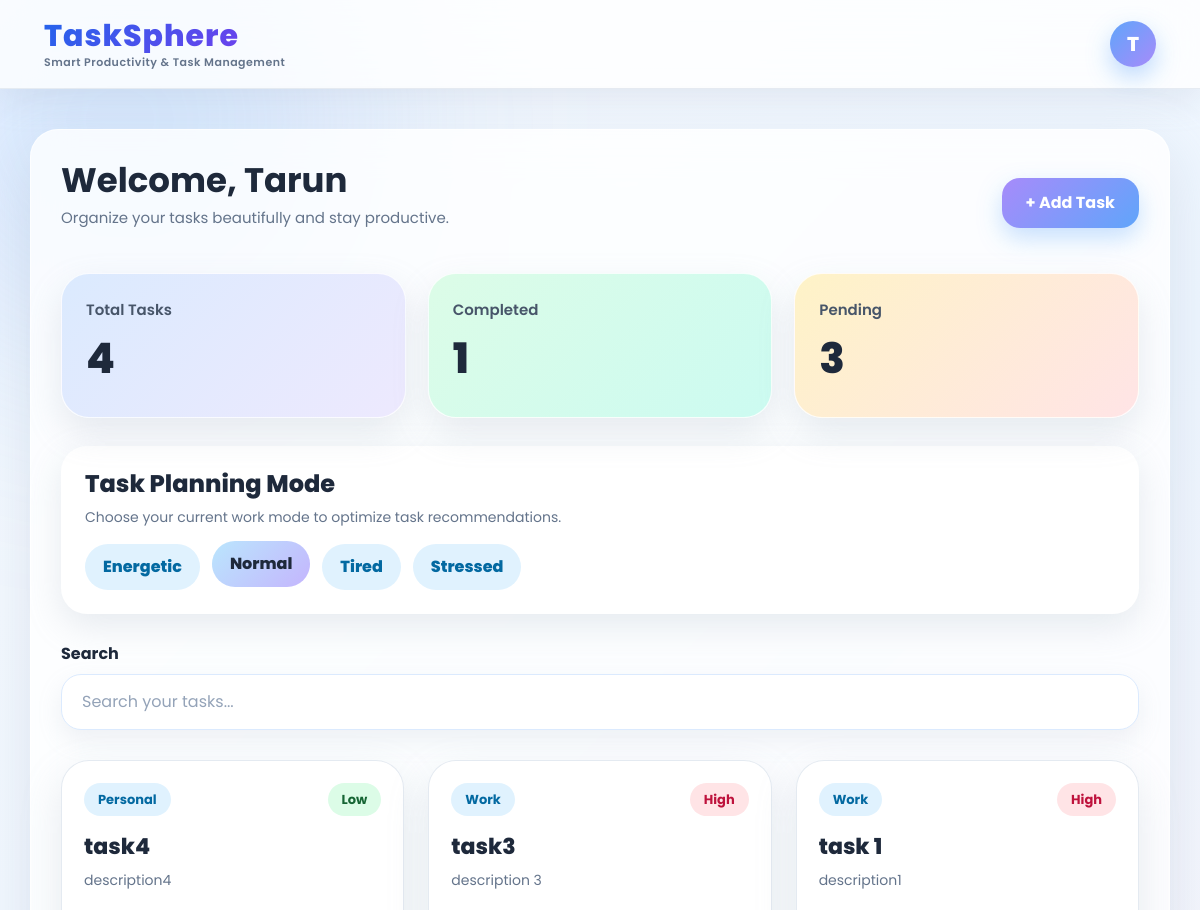
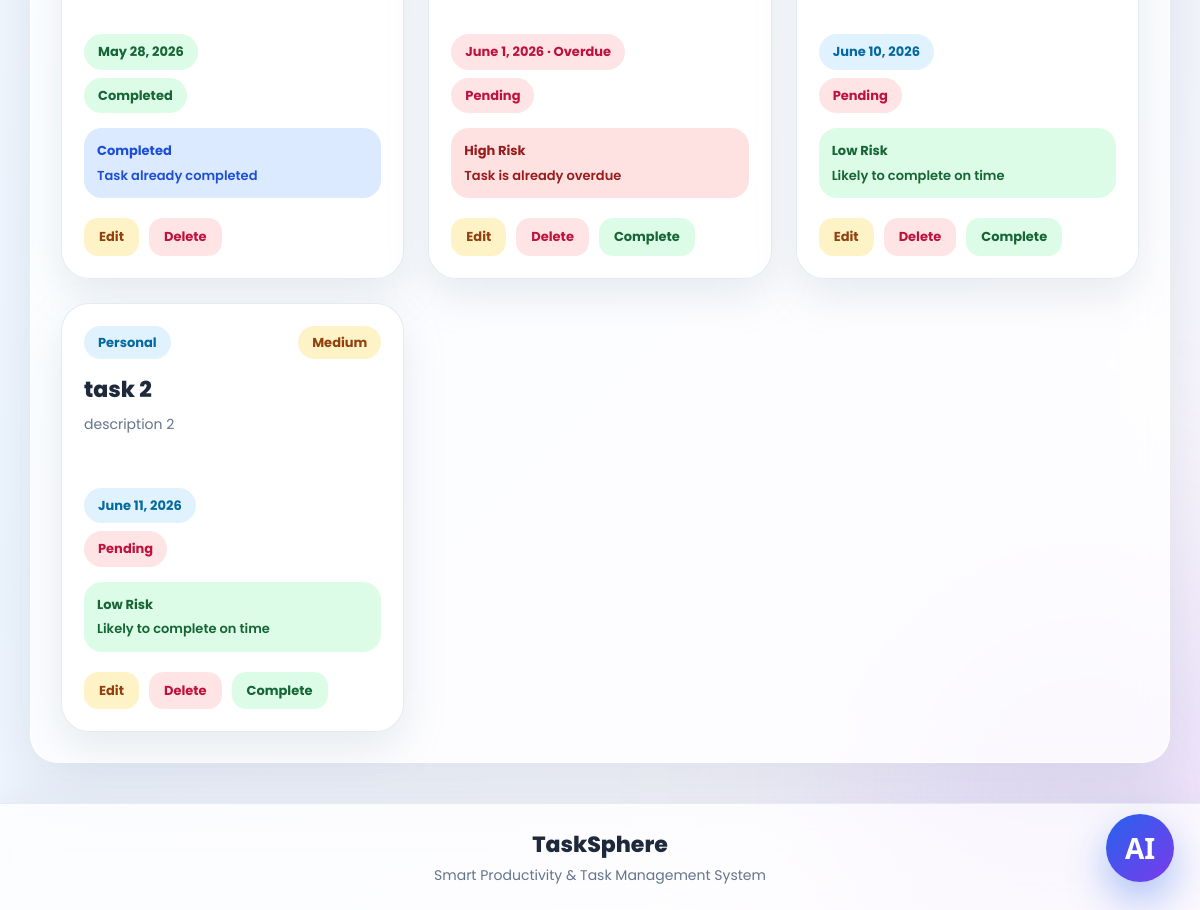
The app's page / (signed in) with its own data (2 pictures, top to bottom).
### tasks/models.py (models this page shows, shortened)
class Task(models.Model):
    CATEGORY_CHOICES = [
    ('Work', 'Work'),
    ('Personal', 'Personal'),
    ('Study', 'Study'),
    ('Shopping', 'Shopping'),
    ]
    PRIORITY_CHOICES = [
        ('High', 'High'),
        ('Medium', 'Medium'),
        ('Low', 'Low'),
    ]
    user = models.ForeignKey(User, on_delete=models.CASCADE, null=True, blank=True)
    title = models.CharField(max_length=200)
    description = models.TextField()
    priority = models.CharField(max_length=10, choices=PRIORITY_CHOICES)
    category = models.CharField(max_length=20, choices=CATEGORY_CHOICES)
    due_date = models.DateField()
    completed = models.BooleanField(default=False)
    created_at = models.DateTimeField(auto_now_add=True)

### tasks/views.py (the view)
# urls.py: path('', views.task_list, name='task_list'),
@login_required
def task_list(request):
    today = date.today()
    tasks = Task.objects.filter(user=request.user)
    search = request.GET.get('search')
    status = request.GET.get('status')
    mood = request.GET.get('mood', 'normal')
    if search:
        tasks = tasks.filter(title__icontains=search)
    if status == 'pending':
        tasks = tasks.filter(completed=False)
    elif status == 'completed':
        tasks = tasks.filter(completed=True)
    priority_order = Case(
        When(priority='High', then=Value(1)),
        When(priority='Medium', then=Value(2)),
        When(priority='Low', then=Value(3)),
        default=Value(4),
        output_field=IntegerField()
    )
    if status == 'completed':
        tasks = tasks.order_by('-due_date')
    elif mood == 'energetic':
        tasks = tasks.annotate(priority_rank=priority_order).order_by(
            'completed',
            'due_date',
            'priority_rank'
        )
    elif mood == 'tired':
        tasks = tasks.annotate(priority_rank=priority_order).order_by(
            'completed',
            '-priority_rank',
            'due_date'
        )
    elif mood == 'stressed':
        tasks = tasks.filter(completed=False).annotate(
            priority_rank=priority_order
        ).order_by('due_date', 'priority_rank')[:3]
    else:
        tasks = tasks.order_by('due_date')
    completed_count = Task.objects.filter(
        user=request.user,
        completed=True
    ).count()
    pending_count = Task.objects.filter(
        user=request.user,
        completed=False
    ).count()
    overdue_count = Task.objects.filter(
        user=request.user,
        completed=False,
        due_date__lt=today
    ).count()
    for task in tasks:
        if task.completed:
            task.risk_label = "Completed"
            task.risk_class = "risk-safe"
            task.risk_message = "Task already completed"
        else:
            days_left = (task.due_date - today).days
            if days_left < 0:
                task.risk_label = "High Risk"
                task.risk_class = "risk-high"
                task.risk_message = "Task is already overdue"
            elif days_left <= 2 and task.priority == 'High':
                task.risk_label = "High Risk"
                task.risk_class = "risk-high"
                task.risk_message = "High priority task with very less time"
            elif days_left <= 3 or overdue_count >= 3:
                task.risk_label = "Medium Risk"
                task.risk_class = "risk-medium"
                task.risk_message = "Deadline is close"
            else:
                task.risk_label = "Low Risk"
                task.risk_class = "risk-low"
                task.risk_message = "Likely to complete on time"
    context = {
        'tasks': tasks,
        'completed_count': completed_count,
        'pending_count': pending_count,
        'today': today,
        'selected_mood': mood,
    }
    return render(request, 'tasks/task_list.html', context)

### tasks/templates/tasks/task_list.html (shortened to what this page needs)
{% extends 'base.html' %}
{% block content %}
<div class="page-header">
    <div>
        <h2>Welcome, {{ request.user.username }}</h2>
        <p>Organize your tasks beautifully and stay productive.</p>
    </div>
    <div class="header-actions">
        <a href="/add/" class="add-btn">+ Add Task</a>
    </div>
</div>
<div class="stats-grid">
    <a href="/" class="stat-card total">
        <span>Total Tasks</span>
        <h3>{{ tasks.count }}</h3>
    </a>
    <a href="/?status=completed" class="stat-card completed">
        <span>Completed</span>
        <h3>{{ completed_count }}</h3>
    </a>
    <a href="/?status=pending" class="stat-card pending">
        <span>Pending</span>
        <h3>{{ pending_count }}</h3>
    </a>
</div>
<div class="mood-box">
    <h4>Task Planning Mode</h4>
    <p class="mood-subtitle">
        Choose your current work mode to optimize task recommendations.
    </p>
    <div class="mood-buttons">
        <a href="/?mood=energetic" class="mood-btn {% if selected_mood == 'energetic' %}active{% endif %}">Energetic</a>
        <a href="/?mood=normal" class="mood-btn {% if selected_mood == 'normal' %}active{% endif %}">Normal</a>
        <a href="/?mood=tired" class="mood-btn {% if selected_mood == 'tired' %}active{% endif %}">Tired</a>
        <a href="/?mood=stressed" class="mood-btn {% if selected_mood == 'stressed' %}active{% endif %}">Stressed</a>
    </div>
</div>
<form method="GET" class="search-box">
    <label class="search-label">Search</label>
    <input type="text"
           name="search"
           placeholder="Search your tasks...">
</form>
<div class="task-board">
    {% for task in tasks %}
    <div class="soft-task-card">
        <div class="card-top">
            <span class="category-pill">{{ task.category }}</span>
            {% if task.priority == 'High' %}
                <span class="priority high">High</span>
            {% elif task.priority == 'Medium' %}
                <span class="priority medium">Medium</span>
            {% else %}
                <span class="priority low">Low</span>
            {% endif %}
        </div>
        <h4>{{ task.title }}</h4>
        <p class="description">
            {{ task.description }}
        </p>
        <div class="date-row">
            {% if task.completed %}
                <span class="date-pill done">{{ task.due_date }}</span>
            {% elif task.due_date < today %}
                <span class="date-pill late">{{ task.due_date }} · Overdue</span>
            {% elif task.due_date == today %}
                <span class="date-pill today">{{ task.due_date }} · Today</span>
            {% else %}
                <span class="date-pill normal">{{ task.due_date }}</span>
            {% endif %}
        </div>
        <div class="status-row">
            {% if task.completed %}
                <span class="status completed-status">Completed</span>
            {% else %}
                <span class="status pending-status">Pending</span>
            {% endif %}
        </div>
        <div class="risk-box {{ task.risk_class }}">
            <strong>{{ task.risk_label }}</strong>
            <p>{{ task.risk_message }}</p>
        </div>
        <div class="action-row">
            <a href="/edit/{{ task.id }}/" class="action edit">Edit</a>
            <a href="/delete/{{ task.id }}/" class="action delete">Delete</a>
            {% if not task.completed %}
                <a href="/complete/{{ task.id }}/" class="action complete">Complete</a>
            {% endif %}
        </div>
    </div>
    {% empty %}
    <div class="empty-box">
        No tasks found
    </div>
    {% endfor %}
</div>
{% endblock %}

### templates/base.html (shortened to what this page needs)
<!DOCTYPE html>
<html lang="en">
<head>
    <link href="https://cdn.jsdelivr.net/npm/bootstrap@5.3.0/dist/css/bootstrap.min.css" rel="stylesheet">
    <link rel="stylesheet" href="https://cdn.jsdelivr.net/npm/flatpickr/dist/flatpickr.min.css">
</head>
<body>
<nav class="navbar navbar-expand-lg">
    <div class="container-fluid">
        <a class="navbar-brand" href="/">
            <div class="brand-wrapper">
                <span class="brand-name">TaskSphere</span>
                <span class="brand-tagline">Smart Productivity & Task Management</span>
            </div>
        </a>
        <div>
            {% if user.is_authenticated %}
                <a href="/profile/" class="profile-circle">
                    {{ user.username|first|upper }}
                </a>
            {% else %}
                <a href="/login/" class="btn btn-primary btn-sm">
                    Login
                </a>
            {% endif %}
        </div>
    </div>
</nav>
<div class="container">
    {% block content %}
    {% endblock %}
</div>
<footer>
    <p class="footer-title">TaskSphere</p>
    <p class="footer-subtitle">
        Smart Productivity & Task Management System
    </p>
</footer>
{% if user.is_authenticated %}
<button class="chat-float-btn" onclick="toggleChat()">
    AI
</button>
{% endif %}
</body>
</html>

### templates/base.html (style rules this page uses)
* { font-family: 'Poppins', sans-serif; }
body { min-height: 100vh; overflow-x: hidden; color: #1f2937; background: linear-gradient(135deg, #f8fbff, #eef6ff, #fff7fb); position: relative; }
body::before { content: ""; position: fixed; width: 480px; height: 480px; background: rgba(96,165,250,0.22); border-radius: 50%; filter: blur(120px); top: -120px; left: -120px; animation: moveOne 10s infinite alternate; z-index: -1; }
body::after { content: ""; position: fixed; width: 460px; height: 460px; background: rgba(167,139,250,0.22); border-radius: 50%; filter: blur(120px); bottom: -120px; right: -120px; animation: moveTwo 12s infinite alternate; z-index: -1; }
.navbar { background: rgba(255,255,255,0.78) !important; backdrop-filter: blur(22px); border-bottom: 1px solid rgba(226,232,240,0.85); padding: 15px 32px; box-shadow: 0 12px 32px rgba(148,163,184,0.18); }
.navbar-brand { text-decoration: none; }
.brand-wrapper { display: flex; flex-direction: column; line-height: 1.1; }
.brand-name { font-size: 30px; font-weight: 800; letter-spacing: 1px; background: linear-gradient(135deg, #2563eb, #7c3aed, #06b6d4); background-size: 220%; background-clip: text; -webkit-background-clip: text; color: transparent; -webkit-text-fill-color: transparent; animation: gradientMove 5s linear infinite; }
.brand-tagline { font-size: 11px; color: #64748b; font-weight: 600; margin-top: 3px; letter-spacing: 0.5px; }
.container { margin-top: 40px; background: rgba(255,255,255,0.76); border: 1px solid rgba(255,255,255,0.8); backdrop-filter: blur(20px); border-radius: 28px; padding: 30px; box-shadow: 0 20px 60px rgba(148,163,184,0.25); animation: fadeIn 0.8s ease; }
input, textarea, select { background: #ffffff !important; border: 1px solid #dbeafe !important; color: #111827 !important; border-radius: 15px !important; padding: 12px !important; }
input::placeholder, textarea::placeholder { color: #94a3b8; }
.profile-circle { width: 46px; height: 46px; border-radius: 50%; background: linear-gradient(135deg, #60a5fa, #a78bfa); color: white; display: flex; justify-content: center; align-items: center; font-weight: 800; font-size: 20px; text-decoration: none; box-shadow: 0 10px 24px rgba(96,165,250,0.42); transition: 0.3s; }
footer { margin-top: 40px; padding: 24px; text-align: center; background: rgba(255,255,255,0.72); backdrop-filter: blur(18px); border-top: 1px solid rgba(226,232,240,0.8); box-shadow: 0 -10px 30px rgba(148,163,184,0.12); }
.footer-title { font-size: 22px; font-weight: 800; color: #1e293b; margin-bottom: 4px; }
.footer-subtitle { color: #64748b; font-size: 14px; margin: 0; }
.chat-float-btn { position: fixed; right: 26px; bottom: 28px; width: 68px; height: 68px; border-radius: 50%; border: none; background: linear-gradient(135deg, #2563eb, #7c3aed); color: white; font-size: 28px; font-weight: 800; box-shadow: 0 18px 40px rgba(37,99,235,0.38); z-index: 9999; cursor: pointer; transition: 0.3s; }

### records on screen
Task: category "Personal", priority "Low", title "task4", description "description4", due_date "May 28, 2026", completed "Completed", risk_label "Completed", risk_message "Task already completed"
Task: category "Work", priority "High", title "task3", description "description 3", due_date "June 1, 2026", completed "Pending", risk_label "High Risk", risk_message "Task is already overdue"
Task: category "Work", priority "High", title "task 1", description "description1", due_date "June 10, 2026", completed "Pending", risk_label "Low Risk", risk_message "Likely to complete on time"
Task: category "Personal", priority "Medium", title "task 2", description "description 2", due_date "June 11, 2026", completed "Pending", risk_label "Low Risk", risk_message "Likely to complete on time"

### other values on screen
{{ user.username|first|upper }} "T"
{{ request.user.username }} "Tarun"
{{ tasks.count }} "4"
{{ completed_count }} "1"
{{ pending_count }} "3"
